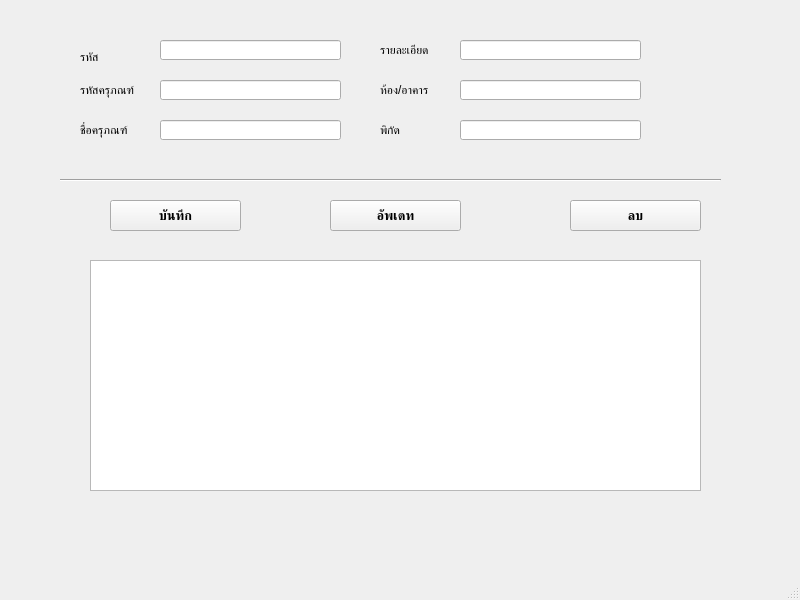
<?xml version="1.0" encoding="UTF-8"?>
<ui version="4.0">
 <class>MainWindow</class>
 <widget class="QMainWindow" name="MainWindow">
  <property name="geometry">
   <rect>
    <x>0</x>
    <y>0</y>
    <width>800</width>
    <height>600</height>
   </rect>
  </property>
  <property name="windowTitle">
   <string>MainWindow</string>
  </property>
  <widget class="QWidget" name="centralwidget">
   <widget class="QLineEdit" name="lineEdit">
    <property name="geometry">
     <rect>
      <x>160</x>
      <y>40</y>
      <width>181</width>
      <height>20</height>
     </rect>
    </property>
   </widget>
   <widget class="QLineEdit" name="lineEdit_2">
    <property name="geometry">
     <rect>
      <x>160</x>
      <y>80</y>
      <width>181</width>
      <height>20</height>
     </rect>
    </property>
   </widget>
   <widget class="QLineEdit" name="lineEdit_3">
    <property name="geometry">
     <rect>
      <x>160</x>
      <y>120</y>
      <width>181</width>
      <height>20</height>
     </rect>
    </property>
   </widget>
   <widget class="QLineEdit" name="lineEdit_4">
    <property name="geometry">
     <rect>
      <x>460</x>
      <y>40</y>
      <width>181</width>
      <height>20</height>
     </rect>
    </property>
   </widget>
   <widget class="QLineEdit" name="lineEdit_5">
    <property name="geometry">
     <rect>
      <x>460</x>
      <y>80</y>
      <width>181</width>
      <height>20</height>
     </rect>
    </property>
   </widget>
   <widget class="QLineEdit" name="lineEdit_6">
    <property name="geometry">
     <rect>
      <x>460</x>
      <y>120</y>
      <width>181</width>
      <height>20</height>
     </rect>
    </property>
   </widget>
   <widget class="Line" name="line">
    <property name="geometry">
     <rect>
      <x>60</x>
      <y>170</y>
      <width>661</width>
      <height>20</height>
     </rect>
    </property>
    <property name="orientation">
     <enum>Qt::Horizontal</enum>
    </property>
   </widget>
   <widget class="QLabel" name="label">
    <property name="geometry">
     <rect>
      <x>80</x>
      <y>50</y>
      <width>47</width>
      <height>13</height>
     </rect>
    </property>
    <property name="text">
     <string>รหัส</string>
    </property>
   </widget>
   <widget class="QLabel" name="label_2">
    <property name="geometry">
     <rect>
      <x>80</x>
      <y>80</y>
      <width>81</width>
      <height>20</height>
     </rect>
    </property>
    <property name="text">
     <string>รหัสครุภณฑ์</string>
    </property>
   </widget>
   <widget class="QLabel" name="label_3">
    <property name="geometry">
     <rect>
      <x>80</x>
      <y>120</y>
      <width>81</width>
      <height>20</height>
     </rect>
    </property>
    <property name="text">
     <string>ชื่อครุภณฑ์</string>
    </property>
   </widget>
   <widget class="QLabel" name="label_4">
    <property name="geometry">
     <rect>
      <x>380</x>
      <y>40</y>
      <width>81</width>
      <height>20</height>
     </rect>
    </property>
    <property name="text">
     <string>รายละเอียด</string>
    </property>
   </widget>
   <widget class="QLabel" name="label_5">
    <property name="geometry">
     <rect>
      <x>380</x>
      <y>80</y>
      <width>81</width>
      <height>20</height>
     </rect>
    </property>
    <property name="text">
     <string>ห้อง/อาคาร</string>
    </property>
   </widget>
   <widget class="QLabel" name="label_6">
    <property name="geometry">
     <rect>
      <x>380</x>
      <y>120</y>
      <width>91</width>
      <height>20</height>
     </rect>
    </property>
    <property name="text">
     <string>พิกัด</string>
    </property>
   </widget>
   <widget class="QTableWidget" name="tableWidget">
    <property name="geometry">
     <rect>
      <x>90</x>
      <y>260</y>
      <width>611</width>
      <height>231</height>
     </rect>
    </property>
   </widget>
   <widget class="QPushButton" name="btn_delete">
    <property name="geometry">
     <rect>
      <x>570</x>
      <y>200</y>
      <width>131</width>
      <height>31</height>
     </rect>
    </property>
    <property name="font">
     <font>
      <family>Prompt</family>
      <pointsize>10</pointsize>
      <weight>75</weight>
      <bold>true</bold>
     </font>
    </property>
    <property name="text">
     <string>ลบ</string>
    </property>
   </widget>
   <widget class="QPushButton" name="btn_edit">
    <property name="geometry">
     <rect>
      <x>330</x>
      <y>200</y>
      <width>131</width>
      <height>31</height>
     </rect>
    </property>
    <property name="font">
     <font>
      <family>Prompt</family>
      <pointsize>10</pointsize>
      <weight>75</weight>
      <bold>true</bold>
     </font>
    </property>
    <property name="text">
     <string>อัพเดท</string>
    </property>
   </widget>
   <widget class="QPushButton" name="btn_save">
    <property name="geometry">
     <rect>
      <x>110</x>
      <y>200</y>
      <width>131</width>
      <height>31</height>
     </rect>
    </property>
    <property name="font">
     <font>
      <family>Prompt</family>
      <pointsize>10</pointsize>
      <weight>75</weight>
      <bold>true</bold>
     </font>
    </property>
    <property name="text">
     <string>บันทึก</string>
    </property>
   </widget>
  </widget>
  <widget class="QMenuBar" name="menubar">
   <property name="geometry">
    <rect>
     <x>0</x>
     <y>0</y>
     <width>800</width>
     <height>21</height>
    </rect>
   </property>
  </widget>
  <widget class="QStatusBar" name="statusbar"/>
 </widget>
 <resources/>
 <connections/>
</ui>
